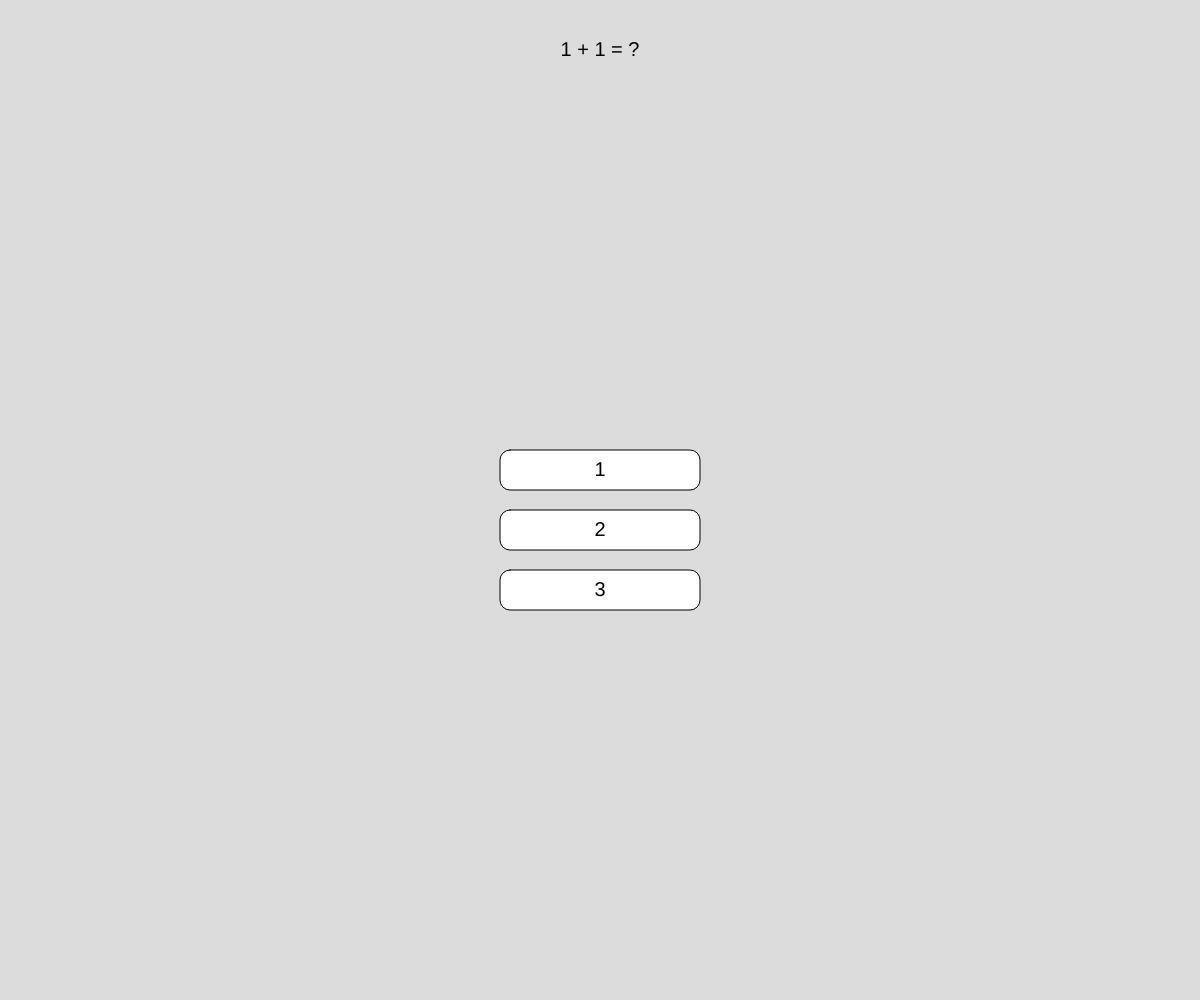
Frame 1 (no input)
Frame 60 (no input): identical to frame 1, image omitted
Frame 120 (the mouse pressed at the canvas centre since frame 60): identical to frame 1, image omitted

The p5.js sketch that drew this single still picture (run headless with seeded random() and noise() and a simulated clock; from frame 60 on, the mouse is pressed at the canvas centre):

// p5.js sketch
// ── sketch.js
let currentQuestion = 0;
let questions = [
  {
    question: "1 + 1 = ?",
    options: [1, 2, 3],
    correct: 2
  },
  {
    question: "2 + 2 = ?",
    options: [2, 4, 6],
    correct: 4
  },
  {
    question: "5 + 5 = ?",
    input: true,
    correct: 10
  }
];
let userInput = "";

function setup() {
  createCanvas(windowWidth, windowHeight); // 全螢幕
}

function draw() {
  background(220);
  textSize(20);
  textAlign(CENTER, CENTER);

  if (currentQuestion < questions.length) {
    let q = questions[currentQuestion];
    text(q.question, width / 2, 50);

    if (q.input) {
      // Input-based question
      text("Your Answer: " + userInput, width / 2, height / 2 - 50);
      text("Press ENTER to submit", width / 2, height / 2);
    } else {
      // Multiple-choice question
      for (let i = 0; i < q.options.length; i++) {
        let x = width / 2 - 100; // 框框的 X 座標
        let y = height / 2 - 50 + i * 60; // 框框的 Y 座標
        let w = 200; // 框框的寬度
        let h = 40; // 框框的高度

        // 繪製框框
        fill(255);
        stroke(0);
        rect(x, y, w, h, 10); // 矩形框，帶圓角

        // 繪製選項文字
        fill(0);
        noStroke();
        text(q.options[i], x + w / 2, y + h / 2);
      }
    }
  } else {
    text("Quiz Complete!", width / 2, height / 2);
  }
}

function mousePressed() {
  if (currentQuestion < questions.length) {
    let q = questions[currentQuestion];
    if (!q.input) {
      for (let i = 0; i < q.options.length; i++) {
        let x = width / 2 - 100; // 框框的 X 座標
        let y = height / 2 - 50 + i * 60; // 框框的 Y 座標
        let w = 200; // 框框的寬度
        let h = 40; // 框框的高度

        // 檢查滑鼠是否點擊在框框內
        if (mouseX > x && mouseX < x + w && mouseY > y && mouseY < y + h) {
          if (q.options[i] === q.correct) {
            currentQuestion++;
          }
        }
      }
    }
  }
}

function keyPressed() {
  if (currentQuestion < questions.length) {
    let q = questions[currentQuestion];
    if (q.input) {
      if (keyCode === BACKSPACE) {
        userInput = userInput.slice(0, -1);
      } else if (keyCode === ENTER) {
        if (parseInt(userInput) === q.correct) {
          currentQuestion++;
          userInput = "";
        }
      } else if (key >= '0' && key <= '9') {
        userInput += key;
      }
    }
  }
}

function windowResized() {
  resizeCanvas(windowWidth, windowHeight); // 當視窗大小改變時調整畫布
}
